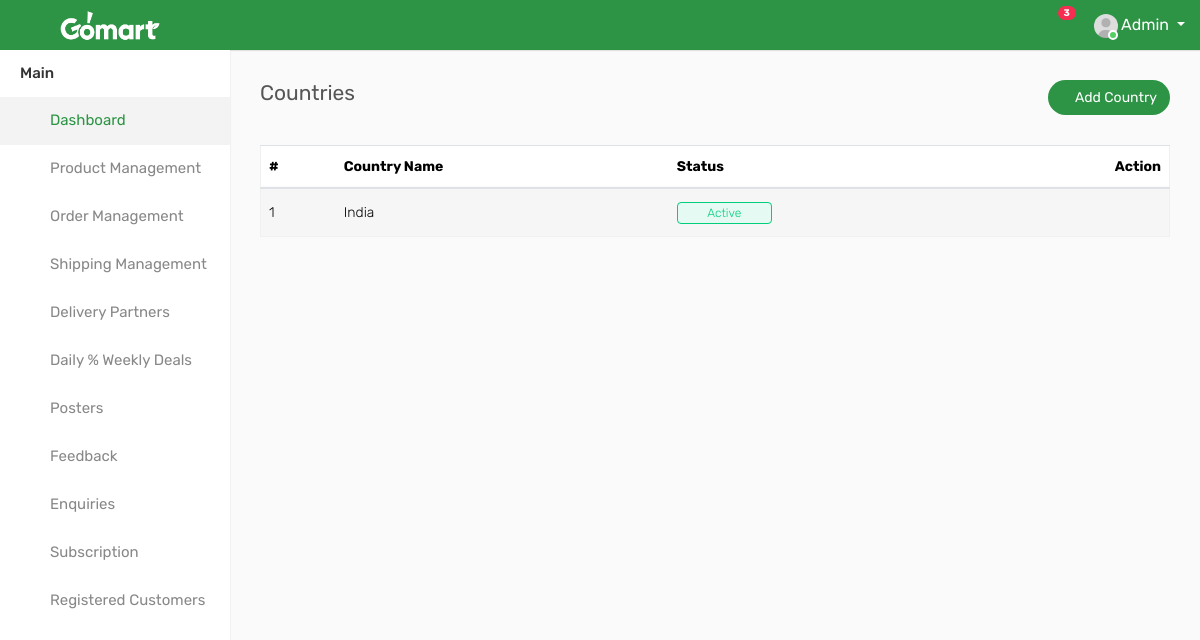
Before: /country/ (signed in) with the older database file.
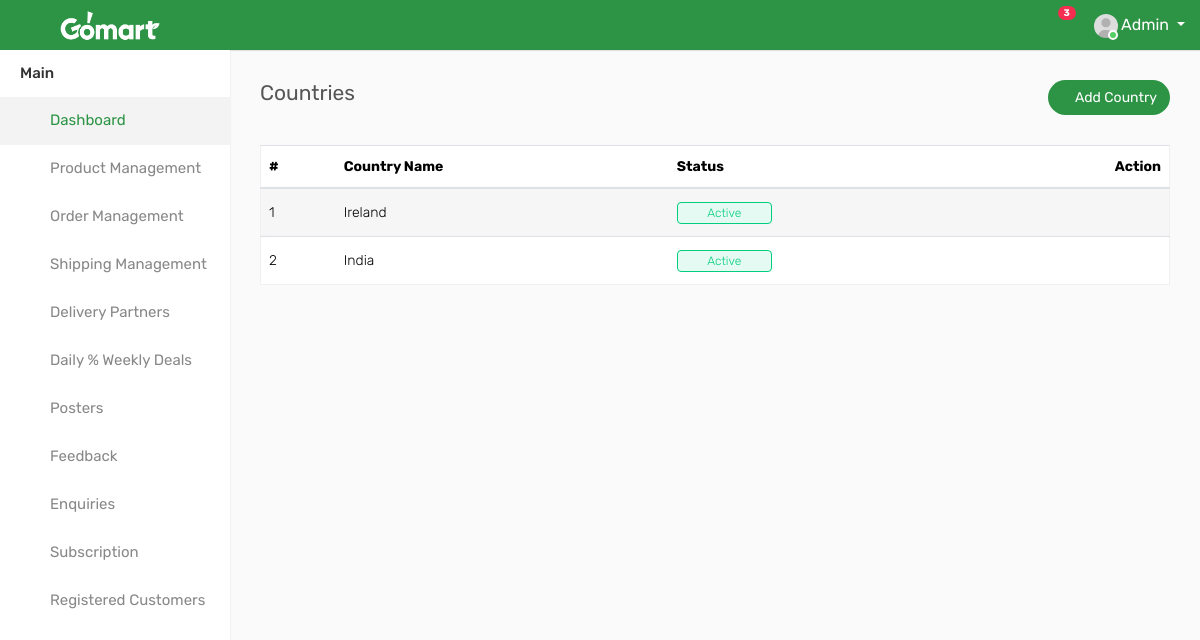
After: the same page with the newer database file.
### GoApp/models.py (models this page shows, shortened)
class tbl_Country(models.Model):
    name = models.CharField(max_length=100)
    status = models.CharField(max_length=50)

### GoApp/views.py (the view)
# urls.py: path("country/", views.country),
@never_cache
@login_required(login_url='/Gomart_Admin/')
def country(request):
    d = tbl_Country.objects.all()
    return render(request, "country.html", {"d": d})

### templates/country.html (shortened to what this page needs)
{% include 'left_nav.html' %}
        <div class="page-wrapper">
            <div class="content">
                <div class="row">
                    <div class="col-sm-5 col-5">
                        <h4 class="page-title">Countries</h4>
                    </div>
                    <div class="col-sm-7 col-7 text-right m-b-30">
                        <a href="/add_country" class="btn btn-primary btn-rounded"><i class="fa fa-plus"></i> Add Country</a>
                    </div>
                </div>
                <div class="row">
                    <div class="col-md-12">
                        <div class="table-responsive">
                            <table class="table table-striped custom-table mb-0 datatable">
                                <thead>
                                    <tr>
                                        <th>#</th>
                                        <th>Country Name</th>
                                        <th>Status</th>
                                        <th class="text-right">Action</th>
                                    </tr>
                                </thead>
                                <tbody>
                                {% for i in d %}
                                    <tr>
                                        <td>{{forloop.counter}}</td>
                                        <td>{{i.name}}</td>
										<td><span class="custom-badge status-green">{{i.status}}</span></td>
                                        <td class="text-right">
                                            <div class="dropdown dropdown-action">
                                                <a href="#" class="action-icon dropdown-toggle" data-toggle="dropdown" aria-expanded="false"><i class="fa fa-ellipsis-v"></i></a>
                                            </div>
                                        </td>
                                    </tr>
                                {% endfor %}
                                </tbody>
                            </table>
                        </div>
                    </div>
                </div>
            </div>
        </div>

Changed rows visible on the page:
added tbl_Country: name "Ireland", status "Active"
